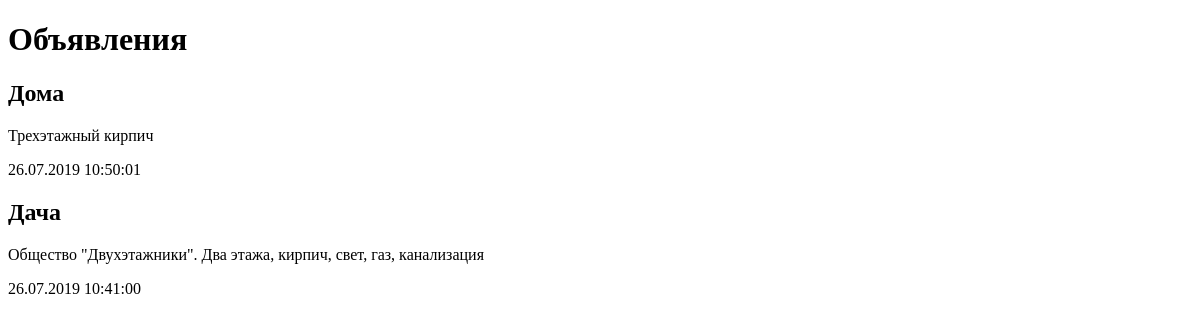
Page /bboard/ on the earlier database version.
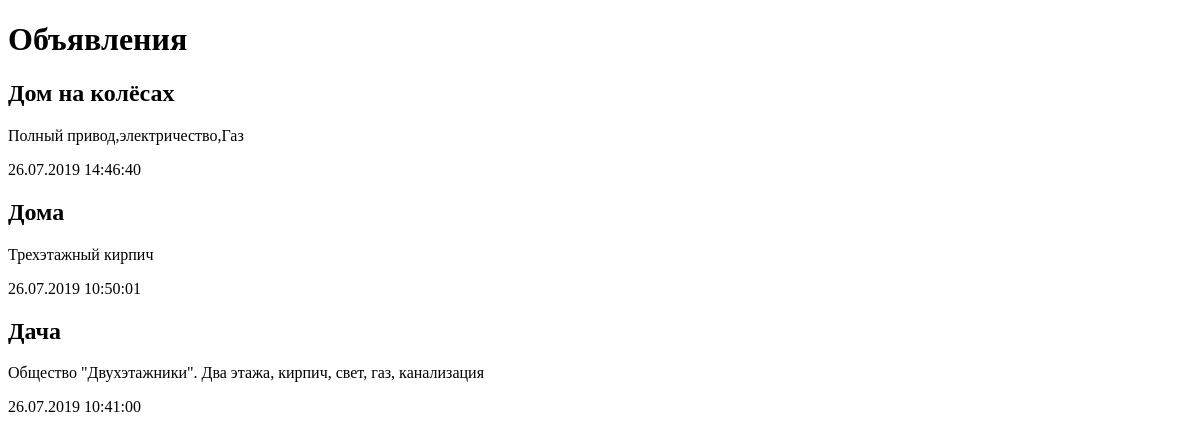
Same page on the later database version.
### bboard/models.py (models this page shows)
class Bb(models.Model):
    title = models.CharField(max_length=50, verbose_name='Товар')
    content = models.TextField(null=True, blank=True, verbose_name='Описание')
    price = models.FloatField(null=True, blank=True, verbose_name='Цена')
    published = models.DateTimeField(auto_now_add=True, db_index=True, verbose_name='Опубликовано')
    class Meta:
        verbose_name_plural = 'Объявления'
        verbose_name = 'Объявление'
        ordering = ['-published']

### bboard/views.py (the view)
# urls.py: path('', index),
def index(request):
    bbs = Bb.objects.all()
    return render(request, 'bboard/index.html', {'bbs': bbs})

### bboard/templates/bboard/index.html (shortened to what this page needs)
<!DOCTYPE html>
<html lang="en">
<head>
</head>
<body>
    <h1>Объявления</h1>
    {% for bb in bbs %}
    <div>
        <h2>{{ bb.title }}</h2>
        <p>{{ bb.content }}</p>
        <p>{{ bb.published|date:"d.m.Y H:i:s" }}</p>
    </div>
    {% endfor %}
</body>
</html>

Differences in the rows shown:
added Bb: title "Дом на колёсах", content "Полный привод,электричество,Газ", published "26.07.2019 14:46:40"
